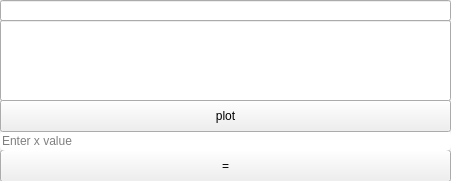
<?xml version="1.0" encoding="UTF-8"?>
<ui version="4.0">
 <class>MainWindow</class>
 <widget class="QMainWindow" name="MainWindow">
  <property name="geometry">
   <rect>
    <x>0</x>
    <y>0</y>
    <width>451</width>
    <height>181</height>
   </rect>
  </property>
  <property name="maximumSize">
   <size>
    <width>451</width>
    <height>181</height>
   </size>
  </property>
  <property name="windowTitle">
   <string>s21_SmartCalc</string>
  </property>
  <widget class="QWidget" name="centralwidget">
   <widget class="QLineEdit" name="inputLine">
    <property name="geometry">
     <rect>
      <x>0</x>
      <y>20</y>
      <width>451</width>
      <height>81</height>
     </rect>
    </property>
    <property name="font">
     <font>
      <pointsize>70</pointsize>
     </font>
    </property>
    <property name="layoutDirection">
     <enum>Qt::LeftToRight</enum>
    </property>
    <property name="text">
     <string/>
    </property>
   </widget>
   <widget class="QLineEdit" name="errorLine">
    <property name="enabled">
     <bool>true</bool>
    </property>
    <property name="geometry">
     <rect>
      <x>0</x>
      <y>0</y>
      <width>451</width>
      <height>21</height>
     </rect>
    </property>
    <property name="readOnly">
     <bool>true</bool>
    </property>
   </widget>
   <widget class="QPushButton" name="pushButton_equal">
    <property name="geometry">
     <rect>
      <x>0</x>
      <y>150</y>
      <width>451</width>
      <height>32</height>
     </rect>
    </property>
    <property name="sizePolicy">
     <sizepolicy hsizetype="Minimum" vsizetype="Minimum">
      <horstretch>0</horstretch>
      <verstretch>0</verstretch>
     </sizepolicy>
    </property>
    <property name="focusPolicy">
     <enum>Qt::StrongFocus</enum>
    </property>
    <property name="contextMenuPolicy">
     <enum>Qt::NoContextMenu</enum>
    </property>
    <property name="autoFillBackground">
     <bool>false</bool>
    </property>
    <property name="text">
     <string>=</string>
    </property>
    <property name="iconSize">
     <size>
      <width>40</width>
      <height>40</height>
     </size>
    </property>
    <property name="autoDefault">
     <bool>false</bool>
    </property>
    <property name="default">
     <bool>false</bool>
    </property>
   </widget>
   <widget class="QLineEdit" name="x_value">
    <property name="geometry">
     <rect>
      <x>0</x>
      <y>130</y>
      <width>451</width>
      <height>21</height>
     </rect>
    </property>
    <property name="sizePolicy">
     <sizepolicy hsizetype="Fixed" vsizetype="Fixed">
      <horstretch>0</horstretch>
      <verstretch>0</verstretch>
     </sizepolicy>
    </property>
    <property name="focusPolicy">
     <enum>Qt::StrongFocus</enum>
    </property>
    <property name="styleSheet">
     <string notr="true">
border-radius: 5px;
</string>
    </property>
    <property name="maxLength">
     <number>32767</number>
    </property>
    <property name="placeholderText">
     <string>Enter x value</string>
    </property>
   </widget>
   <widget class="QPushButton" name="plotButton">
    <property name="geometry">
     <rect>
      <x>0</x>
      <y>100</y>
      <width>451</width>
      <height>32</height>
     </rect>
    </property>
    <property name="sizePolicy">
     <sizepolicy hsizetype="Minimum" vsizetype="Minimum">
      <horstretch>0</horstretch>
      <verstretch>0</verstretch>
     </sizepolicy>
    </property>
    <property name="focusPolicy">
     <enum>Qt::ClickFocus</enum>
    </property>
    <property name="contextMenuPolicy">
     <enum>Qt::NoContextMenu</enum>
    </property>
    <property name="autoFillBackground">
     <bool>false</bool>
    </property>
    <property name="text">
     <string>plot</string>
    </property>
    <property name="iconSize">
     <size>
      <width>40</width>
      <height>40</height>
     </size>
    </property>
   </widget>
  </widget>
 </widget>
 <resources/>
 <connections/>
</ui>
